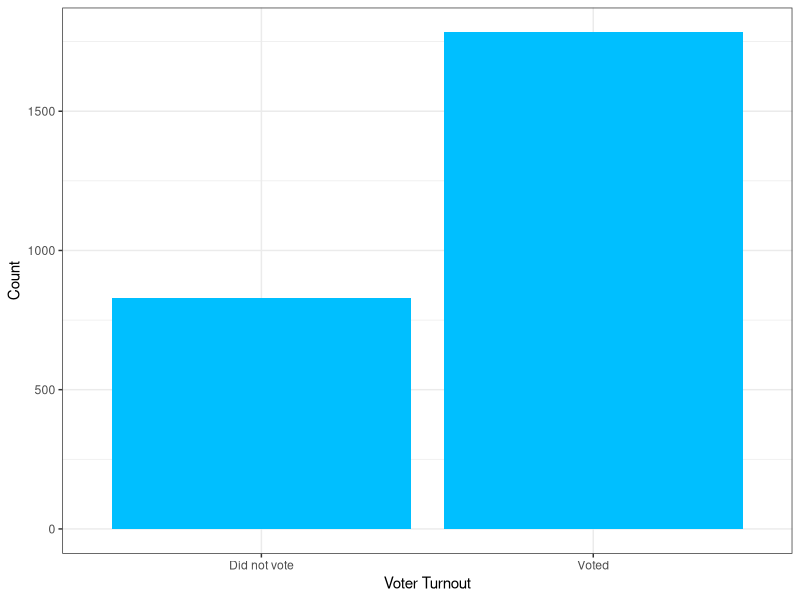
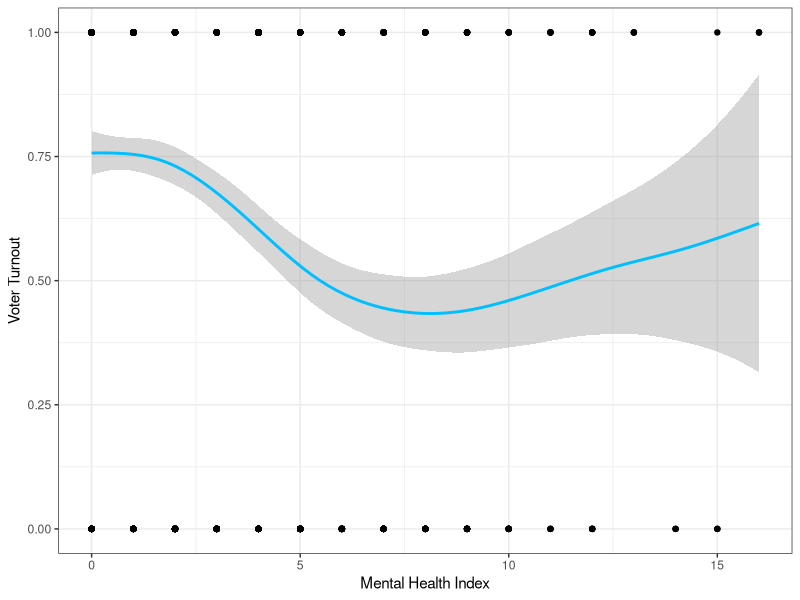
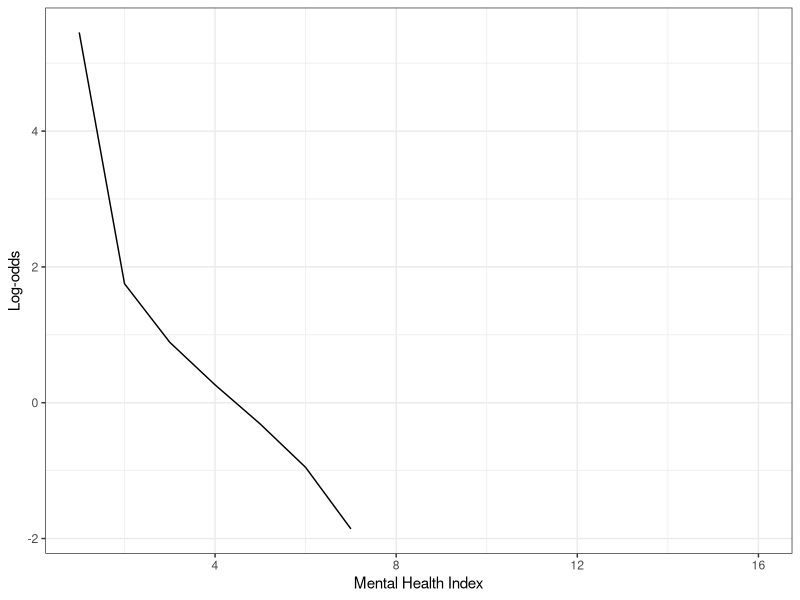
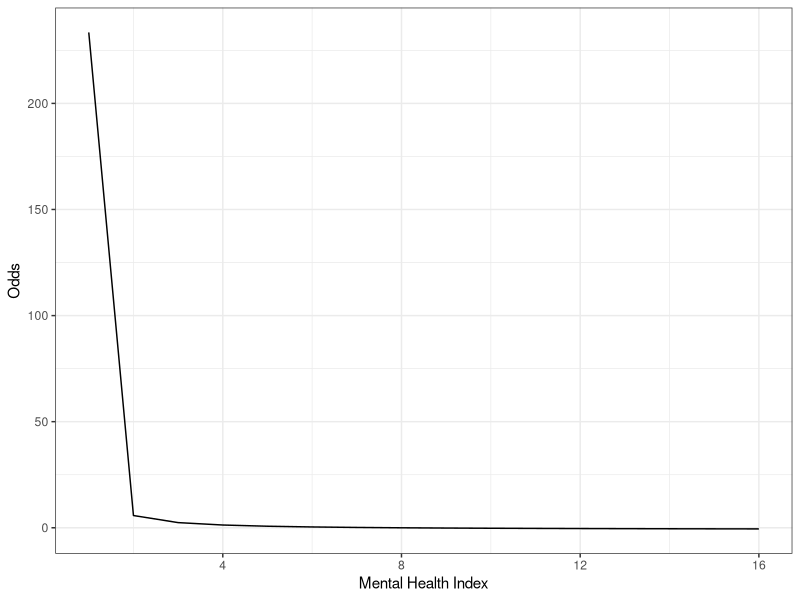
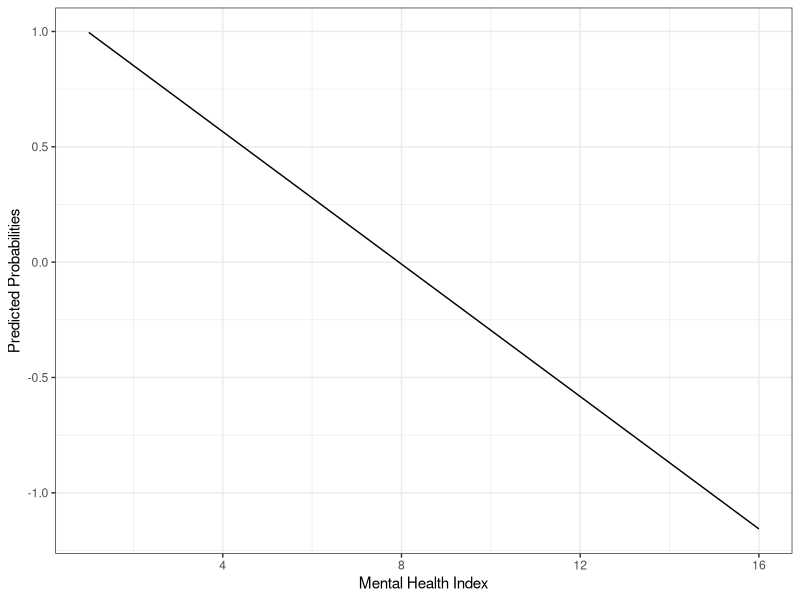

Here is the R script that generated these plots, in order: (Note: this script raises an error after producing the figures.)
## ---- chunk 1
knitr::opts_chunk$set(cache = TRUE, warning = FALSE, message = FALSE)
library(tidyverse)
library(broom)
library(modelr)
library(knitr)
library(caret)

theme_set(theme_bw())
## ---- chunk 2
health <- read.csv("./data/mental_health.csv")
## ---- chunk 3
health %>% 
  filter(!is.na(vote96)) %>%
  ggplot() + 
  geom_bar(aes(x = factor(vote96)), fill = "deepskyblue1") + 
  labs(x = "Voter Turnout", 
       y = "Count") + 
  scale_x_discrete(breaks = c(0,1), 
                   labels = c("Did not vote", "Voted"))
## ---- chunk 4

health %>%
  filter(!is.na(mhealth_sum) & !is.na(vote96)) %>%
  ggplot(aes(x = mhealth_sum, y = vote96)) + 
  geom_point() + 
  geom_smooth(model = "lm", color = "deepskyblue1") + 
  labs(x = "Mental Health Index", 
       y = "Voter Turnout")

## ---- chunk 5
m_voter <- glm(vote96 ~ mhealth_sum, data = health, family = binomial)
summary(m_voter)
## ---- chunk 6
prob2odds <- function(x){
  x / (1 - x)
}

prob2logodds <- function(x){
  log(prob2odds(x))
}

health <- health %>%
  filter(!is.na(mhealth_sum) & mhealth_sum > 0) %>%
  add_predictions(m_voter) %>% 
  mutate(logodds = prob2logodds(pred), 
         odds = prob2odds(pred)) 

health %>% 
  ggplot(aes(x = mhealth_sum, y = logodds)) + 
  geom_line() + 
  labs(x = "Mental Health Index", 
       y = "Log-odds") 
## ---- chunk 7
exp(-0.114)

health %>% 
  ggplot(aes(x = mhealth_sum, y = odds)) + 
  geom_line() + 
  labs(x = "Mental Health Index", 
       y = "Odds") 


## ---- chunk 8
health %>% 
  ggplot(aes(x = mhealth_sum, y = pred)) + 
  geom_line() + 
  labs(x = "Mental Health Index", 
       y = "Predicted Probabilities") 

probability <- function(x, y){ 
  exp(1.13921 - 0.14348*y)/(1 + exp(1.13921 - 0.14348*y)) - exp(1.13921 - 0.14348*x)/(1+exp(1.13921 - 0.14348*x))
}
cat("First Difference from an increase in mental health index = ", probability(1,2))
cat("First Difference from an increase in mental health index = ", probability(5,6))

## ---- chunk 9
logit2prob <- function(x){
  exp(x) / (1 + exp(x))
} #logit2prob function

getmode <- function(v) {
   uniqv <- unique(v)
   uniqv[which.max(tabulate(match(v, uniqv)))]
} # determining best model 

mh_accuracy <- health %>%
  filter(!is.na(mhealth_sum & !is.na(vote96))) %>%
  add_predictions(m_voter) %>%
  mutate(pred2 = logit2prob(pred),
         pred2 = as.numeric(pred > .5))

mean(mh_accuracy$vote96 == mh_accuracy$pred2, na.rm = TRUE) #accuracy rate

# function to calculate PRE for a logistic regression model
PRE <- function(model){
  # get the actual values for y from the data
  y <- model$y
  
  # get the predicted values for y from the model
  y.hat <- round(model$fitted.values)
  
  # calculate the errors for the null model and your model
  E1 <- sum(y != median(y))
  E2 <- sum(y != y.hat)
  
  # calculate the proportional reduction in error
  PRE <- (E1 - E2) / E1
  return(PRE)
}

PRE(m_voter)

confusionMatrix(mh_accuracy$pred2, mh_accuracy$vote96)

## ---- chunk 10
health %>% 
  filter(!is.na(vote96)) %>%
  ggplot() + 
  geom_histogram(aes(x = vote96, y = ..density..), fill = "deepskyblue1", na.rm = TRUE) + 
  labs(x = "Voter Turnout") + 
  scale_x_continuous(breaks = c(0,1), 
                   labels = c("Did not vote", "Voted")) #fix density

## ---- chunk 11
voter <- glm(vote96 ~ mhealth_sum + age + educ + black + female + married + inc10, data = health, family = binomial)

summary(voter)
## ---- chunk 12
gss <- read.csv("./data/gss2006.csv")
## ---- chunk 13
gss %>% 
  filter(!is.na(tvhours)) %>%
  ggplot() + 
  geom_histogram(aes(x = tvhours), fill = "deepskyblue1", binwidth=2) + 
  labs(x = "Number of hours of TV watched per day", 
       y = "Count") 
## ---- chunk 14
tv_hours <- glm(tvhours ~ age + childs + educ + female + hrsrelax + black + social_connect + voted04 + xmovie, data = gss, family = poisson)
summary(tv_hours)
## ---- chunk 15
gss %>%
  na.omit() %>%
  add_predictions(tv_hours) %>%
  group_by(educ, black) %>% 
  summarize(pred = mean(exp(pred))) %>%
  ggplot(aes(x = educ, y = pred)) +
  geom_line(aes(color = factor(black))) +
  labs(y = "Predicted Number of Hours of TV watched per day", 
       x = "Maximum Years of Education")
## ---- chunk 16
gss %>%
  na.omit() %>%
  add_predictions(tv_hours) %>%
  group_by(hrsrelax) %>% 
  summarize(pred = mean(exp(pred))) %>%
  ggplot(aes(x = hrsrelax, y = pred)) +
  geom_line() +
  labs(y = "Predicted Number of Hours of TV watched per day", 
       x = "Hours per day Respondent has to Relax")

